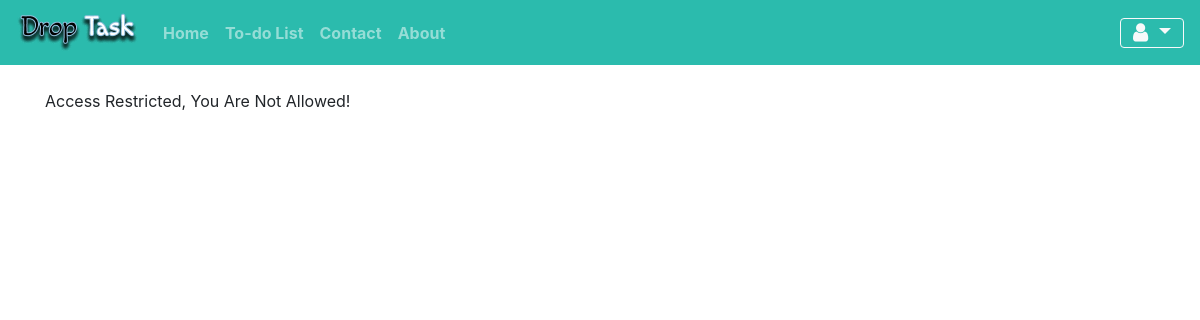
/edit/2 (signed in), run on an earlier commit of the app's database.
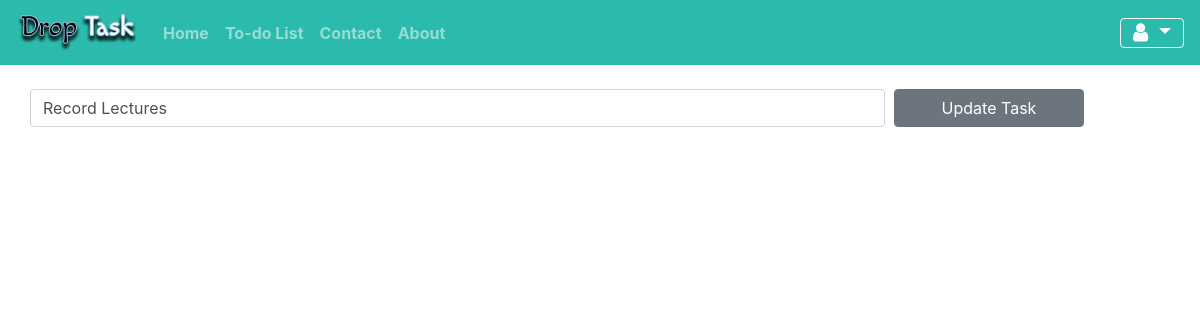
And on a later commit of the database.
### todolist/models.py (models this page shows, shortened)
class TaskList(models.Model):
    manager = models.ForeignKey(User, on_delete=models.CASCADE, default=None)
    task = models.CharField(max_length=300)
    done = models.BooleanField(default=False)  # By default it's not done, because i made it false

### todolist/views.py (the view)
# urls.py: path('edit/<task_id>', views.edit_task, name='edit_task'),
@login_required
def edit_task(request, task_id):
    if request.method == 'POST':   ## If i want add anything in db
        task = TaskList.objects.get(pk=task_id)
        form = TaskForm(request.POST or None, instance=task) ##instance=task means which task your are editing
        if form.is_valid():
            form.save()
        messages.success(request, ("Task Edited Successfully"))
        return redirect('todolist')
    else:
        task_obj = TaskList.objects.get(pk=task_id)     # it will fetch single data of that particular id
        return render(request, 'edit.html', {'task_obj': task_obj}) ## one obj (particular obj)

### todolist/templates/edit.html (shortened to what this page needs)
{% extends 'base.html' %}
{% block content %}
<div class="container">
    <br>
{% if task_obj.manager == request.user %}
    <form method="POST" class="row">
        <input type="text" name="task" class="form-control col-lg-9" value="{{ task_obj.task }}">&nbsp;&nbsp;
        <button type="submit" class="btn btn-secondary col-lg-2">Update Task</button>
    </form>
{% else %}
    <p>Access Restricted, You Are Not Allowed!</p>
{% endif %}
</div>
{% endblock %}

What changed in the data, as far as the page shows it:
now on this page (row edited): TaskList: task "Record Lectures"
changed TaskList: manager_id empty → 1 (drawn)
Also different on the page:
text no longer shown: "Access Restricted, You Are Not Allowed!"
text now shown: "Update Task"
